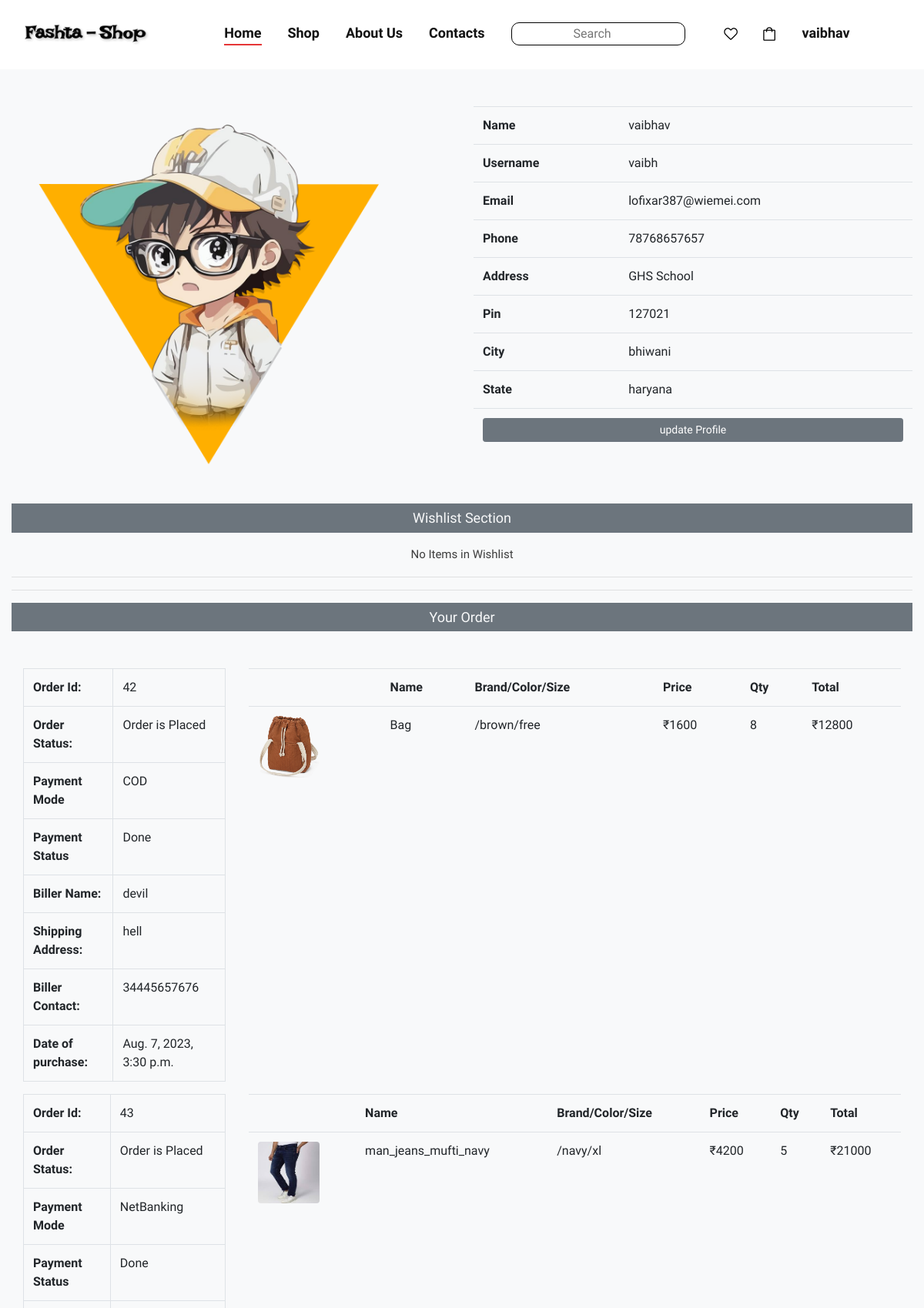
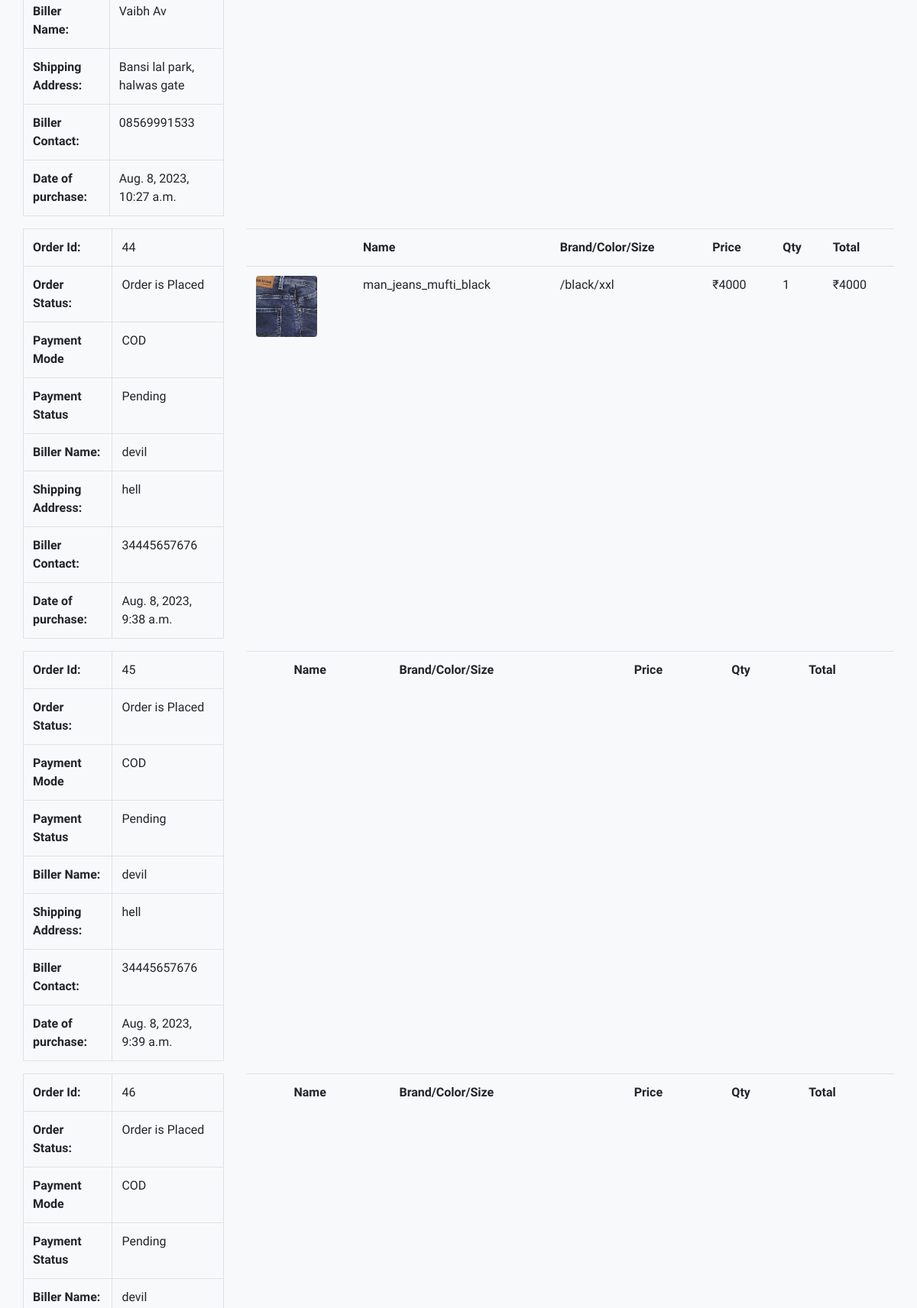
The app's page /profile/ (signed in, upper part) with its own data (2 pictures, top to bottom).
### mainApp/models.py (models this page shows, shortened)
class buyer(models.Model):
    id = models.AutoField(primary_key=True)
    name = models.CharField(max_length=30)
    username = models.CharField(max_length=30,unique=True)
    email = models.EmailField(max_length=30)
    phone = models.CharField(max_length=15,default="")
    address = models.TextField(default="",null=True,blank=True)
    pin = models.IntegerField(default=None,null=True,blank=True)
    city = models.CharField(max_length=30,default="",null=True,blank=True)
    state = models.CharField(max_length=30,default="",null=True,blank=True)
    pic = models.ImageField(upload_to="uploads/users", default="" ,blank=True,null=True)
    otp = models.IntegerField(default=None,blank=True,null=True)

class checkout(models.Model):
    id= models.AutoField(primary_key=True)
    buyer = models.ForeignKey(buyer,on_delete=models.CASCADE)
    orderstatus = models.IntegerField(choices=orderStatusOptions,default=0)
    paymentstatus = models.IntegerField(choices=paymentStatusOptions,default=0)
    paymentmode = models.IntegerField(choices=paymentModeOptions,default=0)
    subtotal = models.IntegerField()
    shipping = models.IntegerField()
    total = models.IntegerField()
    rppid = models.CharField(max_length=20,default="",null=True,blank=True)
    date = models.DateTimeField(auto_now=True)
    name = models.CharField(max_length=100,default="")
    address = models.CharField(max_length=200,default="")
    city = models.CharField(max_length=100,default="")
    state = models.CharField(max_length=100,default="")
    pin = models.CharField(max_length=10,default="")
    phone = models.CharField(max_length=15,default="")
    email = models.EmailField(max_length=100,default="")

class checkOutProduct(models.Model):
    id = models.AutoField(primary_key=True)
    checkout = models.ForeignKey(checkout,on_delete=models.CASCADE)
    product = models.ForeignKey(product,on_delete=models.CASCADE)
    qty = models.IntegerField()
    total = models.IntegerField()

class product(models.Model):
    id = models.AutoField(primary_key=True)
    name = models.CharField(max_length=30)
    maincategoryproduct = models.ForeignKey(maincategory,on_delete=models.CASCADE)
    subcategoryproduct = models.ForeignKey(subcategory,on_delete=models.CASCADE)
    brandproduct = models.ForeignKey(brand,on_delete=models.CASCADE)
    baseprice = models.IntegerField()
    discount = models.IntegerField()
    finalprice = models.IntegerField()
    stock = models.BooleanField(default=True)
    color = models.CharField(max_length=20)
    size = models.CharField(max_length=10)
    description = models.TextField(default="This is Sample Product")
    pic1 = models.ImageField(upload_to="uploads/product")
    pic2 = models.ImageField(upload_to="uploads/product",default=None,blank=True,null=True)
    pic3 = models.ImageField(upload_to="uploads/product",default=None,blank=True,null=True)
    pic4 = models.ImageField(upload_to="uploads/product",default=None,blank=True,null=True)

### mainApp/views.py (the view)
# urls.py: path("profile/",views.profilePage,name="profile"),
@login_required(login_url="/login/")
def profilePage(Request):
    if(Request.user.is_superuser):
        return HttpResponseRedirect("/admin/")
    username = Request.user.username
    try:
        buyerdata = buyer.objects.get(username = username)
        mywishlist = wishlist.objects.filter(buyer = buyerdata)
        co = checkout.objects.filter(buyer=buyerdata)
        orders = []
        for item in co:
            cp = checkOutProduct.objects.filter(checkout=item)
            orders.append({'co':item,'cp':cp})
        return render(Request,"profile.html",{"buyerdata" : buyerdata,'wishlist' : mywishlist,'order':orders })
    except:
        return HttpResponseRedirect("/login/")

### mainApp/templatetags/mycustomfilters.py (called while the page is built)
@register.filter(name="paymentMode")
def paymentMode(Request,num):
    if(num == 0):
        return "COD"
    else:
        return "NetBanking"

@register.filter(name="orderStatus")
def orderStatus(Request,num):
    if(num == 0):
        return "Order is Placed"
    elif(num == 1):
        return "Order is Packed"
    elif(num == 2):
        return "Ready to Dispatch"
    elif(num == 3):
        return "Dispatched"
    elif(num == 4):
        return "Out for Delivery"
    else:
        return "Delivered"

@register.filter(name="paymentStatus")
def paymentStatus(Request,num):
    if(num == 0):
        return "Pending"
    else:
        return "Done"

@register.filter(name="paymentStatusConfirmation")
def paymentStatusConfirmation(mode, status):
    if(mode==1 and status==0):
        return True
    else:
        return False

### mainApp/templates/profile.html (shortened to what this page needs)
{% extends 'index.html' %}
{% load mycustomfilters %}
{% load static %}
{% block body %}
<div class="container-fluid pt-5 bg-light">
    <div class="row">
        <div class="col-md-6">
            {% if buyerdata.pic %}
            <img src="{{buyerdata.pic.url}}" height="500px" width="90%" alt="">
            {% else %}
            <img src="{% static '/img/noimage.jpg' %}" height="500px" width="90%" alt="">
            {% endif %}
        </div>
        <div class="col-md-6">
            <table class="table">
                <tr>
                    <th>Name</th>
                    <td>{{buyerdata.name}}</td>
                </tr>
                <tr>
                    <th>Username</th>
                    <td>{{buyerdata.username}}</td>
                </tr>
                <tr>
                    <th>Email</th>
                    <td>{{buyerdata.email}}</td>
                </tr>
                <tr>
                    <th>Phone</th>
                    <td>{{buyerdata.phone}}</td>
                </tr>
                <tr>
                    <th>Address</th>
                    <td>{{buyerdata.address}}</td>
                </tr>
                <tr>
                    <th>Pin</th>
                    <td>{{buyerdata.pin}}</td>
                </tr>
                <tr>
                    <th>City</th>
                    <td>{{buyerdata.city}}</td>
                </tr>
                <tr>
                    <th>State</th>
                    <td>{{buyerdata.state}}</td>
                </tr>
                <tr>
                    <td colspan="2"><a href="{% url 'updateprofile' %}" class="btn btn-secondary w-100 btn-sm"> update
                            Profile</a></td>
                </tr>
            </table>
        </div>
    </div>
    <h5 class="text-center mt-3 bg-secondary p-2 text-light" id="wishlist">Wishlist Section</h5>
    {% if wishlist %}
    <table class="table">
        <tr>
            <th></th>
            <th>Name</th>
            <th>Brand/Color/Size</th>
            <th>Price</th>
            <th>Cart</th>
            <th>Remove</th>
        </tr>
        {% for item in wishlist %}
        <tr>
            <td><img src="{{item.product.pic1.url}}" height="80px" width="80px" class="rounded" alt=""></td>
            <td>{{item.product.name}}</td>
            <td>{{item.product.brandproduct.name}}/{{item.product.color}}/{{item.product.size}}</td>
            <td>&#8377;{{item.product.finalprice}}</td>
            <td><a href="/shopDetails/{{item.product.id}}/"><i class="fa fa-shopping-cart text-dark"></i></a></td>
            <td><a href="/delete-wishlist/{{item.id}}/"><i class="fa fa-trash text-danger"></i></a></td>
        </tr>
        {% endfor %}
    </table>
    {% else %}
    <p class="text-center mt-3">No Items in Wishlist</p>
    {% endif %}
    <hr>
    <hr>
    <h5 class="text-center mt-3 bg-secondary p-2 text-light" id="my-order">Your Order</h5>
    {% if order %}
    <div class="container pt-5">
        <div class="row">
            {% for item in order %}
            <div class="col-md-3">
                <table class="table table-bordered">
                    <tr>
                        <th>Order Id: </th>
                        <td>{{item.co.id}}</td>
                    </tr>
                    <tr>
                        <th>Order Status:</th>
                        <td>{{Request|orderStatus:item.co.orderstatus}}</td>
                    </tr>
                    <tr>
                        <th>Payment Mode</th>
                        <td>{{Request|paymentMode:item.co.paymentmode}}</td>
                    </tr>
                    <tr>
                        <th>Payment Status</th>
                        <td>{{Request|paymentStatus:item.co.paymentstatus}}
                            <br>
                        </td>
                    </tr>
                    <tr>
                        <th>Biller Name:</th>
                        <td>{{item.co.name}}</td>
                    </tr>
                    <tr>
                        <th>Shipping Address:</th>
                        <td>{{item.co.address}}</td>
                    </tr>
                    <tr>
                        <th>Biller Contact:</th>
                        <td>{{item.co.phone}}</td>
                    </tr>
                    <tr>
                        <th>Date of purchase:</th>
                        <td>{{item.co.date}}</td>
                    </tr>
                </table>
            </div>
            <div class="col-md-9">
                <div class="table-responsive">
                    <table class="table">
                        <tr>
                            <th></th>
                            <th>Name</th>
                            <th>Brand/Color/Size</th>
                            <th>Price</th>
                            <th>Qty</th>
                            <th>Total</th>
                        </tr>
                        {% for prod in item.cp %}
                        <tr>
                            <td><img src="{{prod.product.pic1.url}}" height="80px" width="80px" class="rounded" alt="">
                            </td>
                            <td>{{prod.product.name}}</td>
                            <td>{{prod.product.brand}}/{{prod.product.color}}/{{prod.product.size}}</td>
                            <td>&#8377;{{prod.product.finalprice}}</td>
                            <td>{{prod.qty}}</td>
                            <td>&#8377;{{prod.total}}</td>
                        </tr>
                        {% endfor %}
                    </table>
                </div>
            </div>
            {% endfor %}
        </div>
    </div>
    {% else %}
    <p class="text-center mt-3">No Orders Yet!</p>
    {% endif %}
</div>
{% endblock %}

### mainApp/templates/index.html (shortened to what this page needs)
{% load static %}
<!DOCTYPE html>
<html lang="zxx">
<head>
    <link rel="stylesheet" href="{% static 'css/bootstrap.min.css' %}" type="text/css">
    <link rel="stylesheet" href="{% static 'css/font-awesome.min.css' %}" type="text/css">
    <link rel="stylesheet" href="{% static 'css/elegant-icons.css' %}" type="text/css">
    <link rel="stylesheet" href="{% static 'css/magnific-popup.css' %}" type="text/css">
    <link rel="stylesheet" href="{% static 'css/nice-select.css' %}" type="text/css">
    <link rel="stylesheet" href="{% static 'css/owl.carousel.min.css' %}" type="text/css">
    <link rel="stylesheet" href="{% static 'css/slicknav.min.css' %}" type="text/css">
    <link rel="stylesheet" href="{% static 'css/style.css' %}" type="text/css">
</head>
<body>
    <header class="header">
        <div class="container">
            <div class="row">
                <div class="col-lg-2 col-md-2">
                    <div class="header__logo">
                        <a href="{% url 'home' %}"><img src="{% static '/img/f.png' %}"
                                style="height: 30px; width: 200px;" alt=""></a>
                    </div>
                </div>
                <div class="col-lg-10 col-md-10">
                    <nav class="header__menu mobile-menu">
                        <ul>
                            <li class="active"><a href="{% url 'home' %}">Home</a></li>
                            <li><a href="/shop/All/All/All">Shop</a></li>
                            <li><a href=" {% url 'about_us' %}">About Us</a></li>
                            <li><a href="{% url 'contact' %}">Contacts</a></li>
                            <li>
                                <form action="/search/" method="post">
                                    <input type="search" class="text-center"
                                        style="outline: none; border: 0.5px solid black; border-radius: 10px; padding: 2px;"
                                        name="search" placeholder="Search">
                                    <button type="submit"
                                        style="outline: none; border: none; background-color: transparent;"></button>
                                </form>
                            </li>
                            {% if request.user.is_authenticated %}
                            <li><a href="/profile/#wishlist"><img src="{% static '/img/icon/heart.png' %}" alt=""></a>
                            </li>
                            <li><a href="{% url 'shopping-cart' %}"><img src="{% static '/img/icon/cart.png' %}" alt=""></a></li>
                            <li><a href="#">{{request.user.first_name}}</a>
                            </li>
                            {% else %}
                            <a href="{% url 'login' %}" class="text-dark">Login/Signup</a>
                            {% endif %}
                        </ul>
                    </nav>
                </div>
            </div>
        </div>
    </header>
    {% block body %}{% endblock %}
</body>
</html>

### mainApp/static/css/style.css (style rules this page uses)
html, body { height: 100%; font-family: "Nunito Sans", sans-serif; -webkit-font-smoothing: antialiased; }
h1, h2, h3, h4, h5, h6 { margin: 0; color: #111111; font-weight: 400; font-family: "Nunito Sans", sans-serif; }
h5 { font-size: 18px; }
p { font-size: 15px; font-family: "Nunito Sans", sans-serif; color: #3d3d3d; font-weight: 400; line-height: 25px; margin: 0 0 15px 0; }
img { max-width: 100%; }
ul, ol { padding: 0; margin: 0; }
.header { background: #ffffff; }
.header__logo { padding: 30px 0; }
.header__logo a { display: inline-block; }
.header__menu { text-align: center; padding: 26px 0 25px; }
.header__menu ul li { list-style: none; display: inline-block; margin-right: 30px; position: relative; }
.header__menu ul li.active a:after { -webkit-transform: scale(1); -ms-transform: scale(1); transform: scale(1); }
.header__menu ul li:last-child { margin-right: 0; }
.header__menu ul li a { font-size: 18px; color: #111111; display: block; font-weight: 600; position: relative; padding: 3px 0; }
.header__menu ul li a:after { position: absolute; left: 0; bottom: 0; width: 100%; height: 2px; background: #e53637; content: ""; -webkit-transition: all, 0.5s; -o-transition: all, 0.5s; transition: all, 0.5s; -webkit-transform: scale(0); -ms-transform: scale(0); transform: scale(0); }
@media only screen and (min-width: 1200px) { .container { max-width: 1170px; } }

### records on screen
buyer: pic (picture), name "vaibhav", username "vaibh", email "lofixar387@wiemei.com", phone "78768657657", address "GHS School", pin "127021", city "bhiwani", state "haryana"
checkout: co.id "42", orderstatus "Order is Placed", paymentmode "COD", paymentstatus "Done", co.name "devil", co.address "hell", co.phone "34445657676", co "Aug. 7, 2023, 3:30 p.m."
checkOutProduct: product.pic1 (picture), product.name "Bag", product.color "brown", product.size "free", product.finalprice "1600", qty "8", total "12800"
checkout: co.id "43", orderstatus "Order is Placed", paymentmode "NetBanking", paymentstatus "Done", co.name "Vaibh Av", co.address "Bansi lal park, halwas gate", co.phone "08569991533", co "Aug. 8, 2023, 10:27 a.m."
checkOutProduct: product.pic1 (picture), product.name "man_jeans_mufti_navy", product.color "navy", product.size "xl", product.finalprice "4200", qty "5", total "21000"
checkout: co.id "44", orderstatus "Order is Placed", paymentmode "COD", paymentstatus "Pending", co.name "devil", co.address "hell", co.phone "34445657676", co "Aug. 8, 2023, 9:38 a.m."
checkOutProduct: product.pic1 (picture), product.name "man_jeans_mufti_black", product.color "black", product.size "xxl", product.finalprice "4000", qty "1", total "4000"
checkout: co.id "45", orderstatus "Order is Placed", paymentmode "COD", paymentstatus "Pending", co.name "devil", co.address "hell", co.phone "34445657676", co "Aug. 8, 2023, 9:39 a.m."
checkout: co.id "46", orderstatus "Order is Placed", paymentmode "COD", paymentstatus "Pending", co.name "devil"

### other values on screen
{{ request.user.first_name }} "vaibhav"
